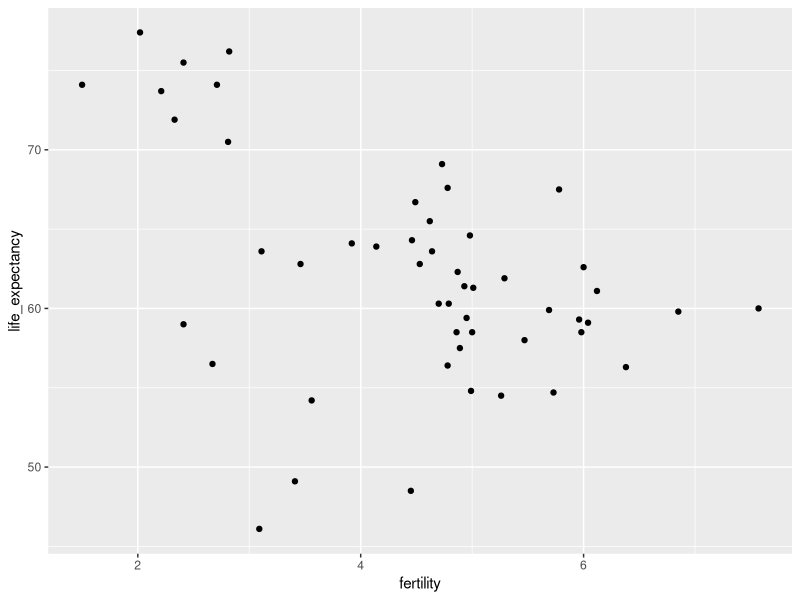
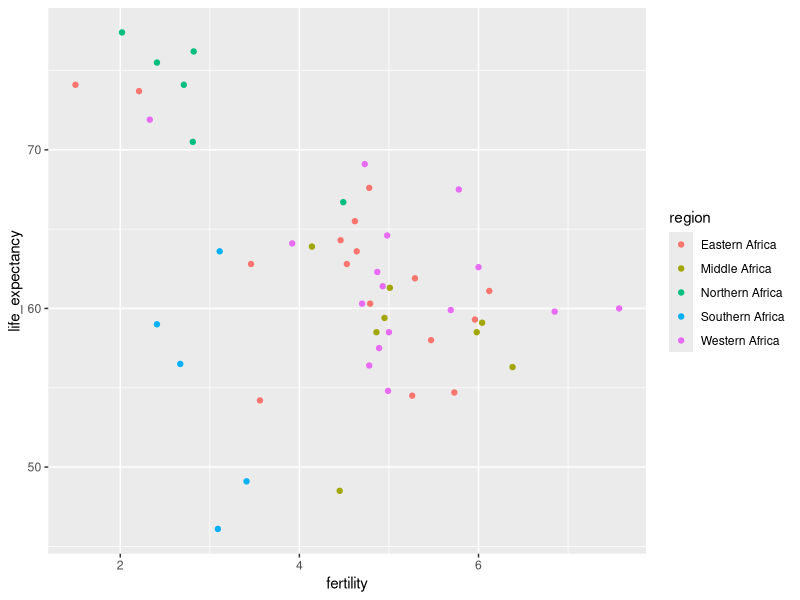
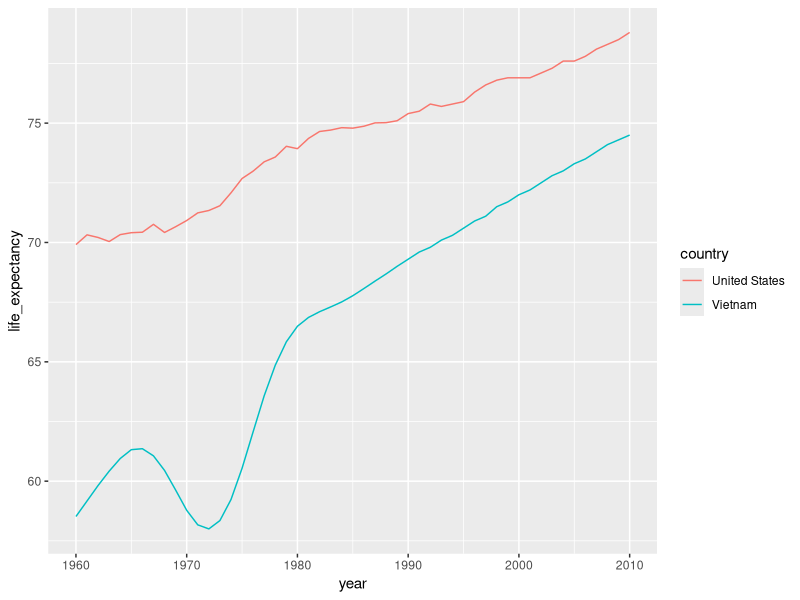
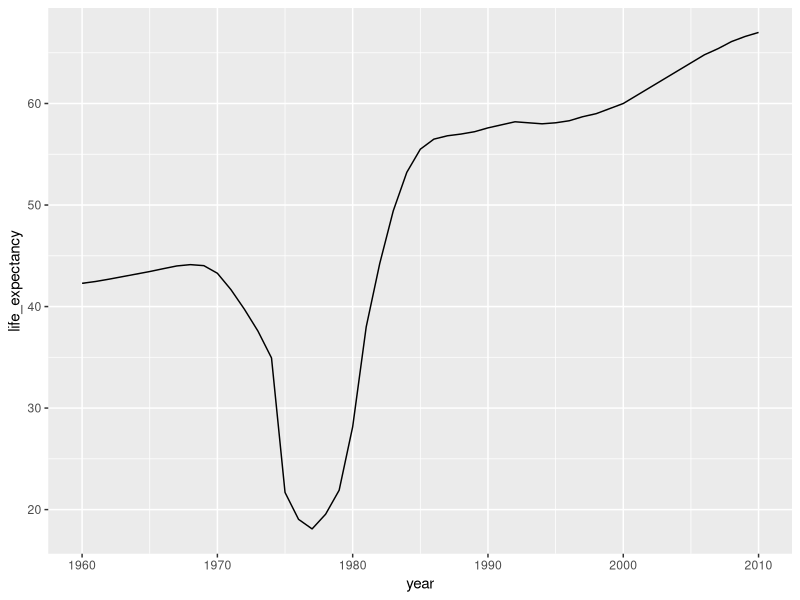
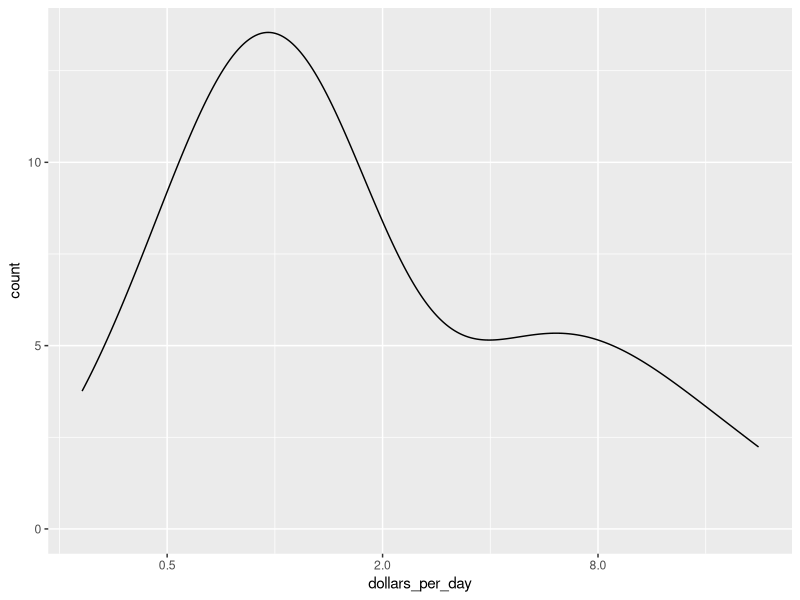
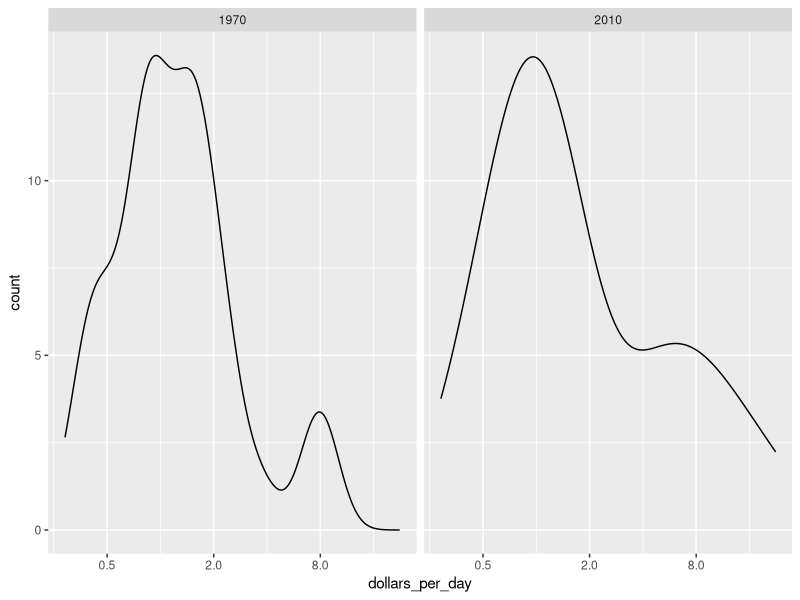
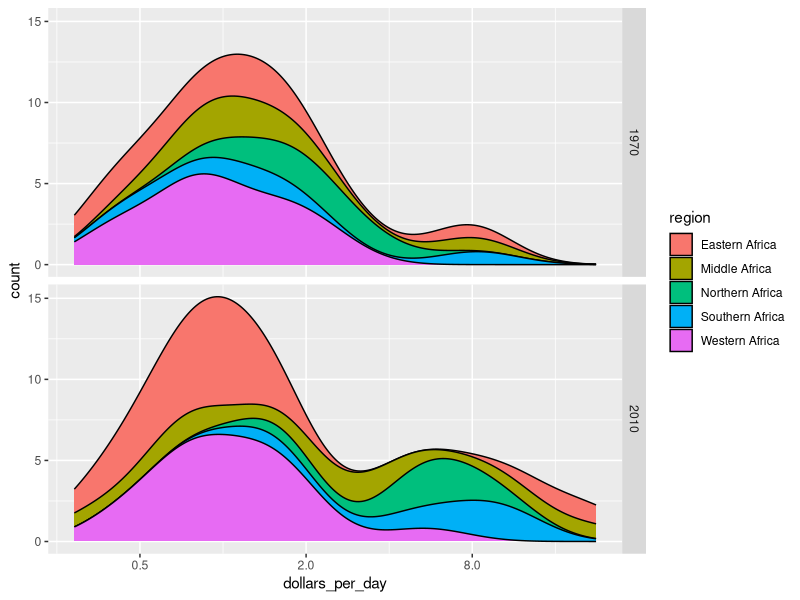
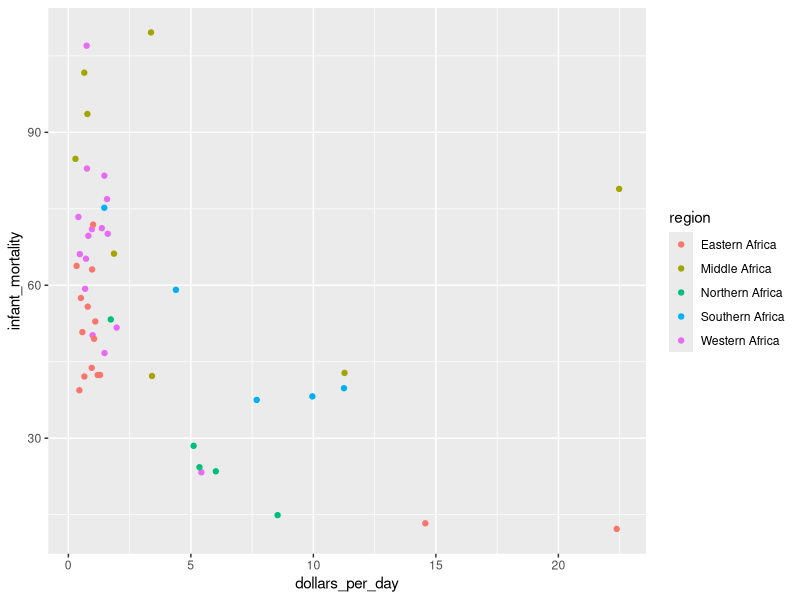

The R script that drew these images, in order:
# Exercise 1. Life expectancy vs fertility - part 1
# The Gapminder Foundation (www.gapminder.org) is a non-profit organization based in 
# Sweden that promotes global development through the use of statistics that can 
# help reduce misconceptions about global development.
# 
# Using ggplot and the points layer, create a scatter plot of life expectancy 
# versus
# fertility for the African continent in 2012.
# Remember that you can use the R console to explore the gapminder dataset to 
# figure
# out the names of the columns in the dataframe.
# In this exercise we provide parts of code to get you going. You need to fill 
# out 
# what is missing. But note that going forward, in the next exercises, 
# you will be required to write most of the code.

  library(dplyr)
  library(ggplot2)
  library(dslabs)
  data(gapminder)
## fill out the missing parts in filter and aes
  gapminder %>% filter(continent=="Africa" & year==2012 ) %>% ggplot(aes( fertility,life_expectancy )) +  
    geom_point()
###########################
  
# Exercise 2. Life expectancy vs fertility - part 2 - coloring your plot
# Note that there is quite a bit of variability in life expectancy and fertility 
# with some African countries having very high life expectancies. 
# There also appear to be three clusters in the plot.

# Remake the plot from the previous exercises but this time use color to 
# distinguish the different regions of Africa to see if this explains the 
# clusters. 
# Remember that you can explore the gapminder data to see how the regions of 
# Africa are labeled in the data frame!
# Use color rather than col inside your ggplot call - while these two forms are 
# equivalent in R, the grader specifically looks for color.
  
  library(dplyr)
  library(ggplot2)
  library(dslabs)
  data(gapminder)
  gapminder %>% filter(continent=="Africa" & year==2012 ) %>% 
    ggplot(aes( fertility,life_expectancy, color=region )) +  
    geom_point()
#######################
  
# Exercise 3. Life expectancy vs fertility - part 3 - selecting country and 
# region, While many of the countries in the high life expectancy/low fertility 
# cluster are from Northern Africa, three countries are not.
  
# Create a table showing the country and region for the African countries 
#(use select) that in 2012 had fertility rates of 3 or less and life expectancies
# of at least 70.
# Assign your result to a data frame called df.
  
  library(dplyr)
  library(dslabs)
  data(gapminder)
  df<-  gapminder %>% filter(continent=="Africa" & year==2012 & fertility<=3 & life_expectancy>=70 ) %>% 
    select(country, region)
  df
##########################
# Exercise 4. Life expectancy and the Vietnam War - part 1
# The Vietnam War lasted from 1955 to 1975. Do the data support war having 
# a negative effect on life expectancy? We will create a time series plot that 
# covers the period from 1960 to 2010 of life expectancy for Vietnam and the 
# United States, using color to distinguish the two countries. In this start we 
# start the analysis by generating a table.
# Use filter to create a table with data for the years from 1960 to 2010 in 
# Vietnam and the United States.
# Save the table in an object called tab.
  
  library(dplyr)
  library(dslabs)
  data(gapminder)
  countries<- c("Vietnam", "United States")
  tab<-gapminder%>% filter(country %in%countries, year>=1960 & year<=2010)
  tab
#############################
  
# Exercise 5. Life expectancy and the Vietnam War - part 2
# Now that you have created the data table in Exercise 4, it is time to plot the
# data for the two countries.
# Use geom_line to plot life expectancy vs year for Vietnam and the United States 
# and save the plot as p. The data table is stored in tab.
# Use color to distinguish the two countries.
# Print the object p.

  p <- tab%>% ggplot(aes(year,life_expectancy, color=country))+
    geom_line()
  p
  
#############################
  
# Exercise 6. Life expectancy in Cambodia
# Cambodia was also involved in this conflict and, after the war, Pol Pot and 
# his communist Khmer Rouge took control and ruled Cambodia from 1975 to 1979. 
# He is considered one of the most brutal dictators in history. Do the data 
# support this claim?
# Use a single line of code to create a time series plot from 1960 to 2010 of 
# life expectancy vs year for Cambodia.

  library(dplyr)
  library(ggplot2)
  library(dslabs)
  data(gapminder)
  gapminder%>%filter(country=="Cambodia" & year>=1960 & year<=2010)%>% 
    ggplot(aes(year,life_expectancy))+geom_line()
################################
  
# Exercise 7. Dollars per day - part 1
# Now we are going to calculate and plot dollars per day for African countries 
# in 2010 using GDP data.
# In the first part of this analysis, we will create the dollars per day 
# variable.
# Use mutate to create a dollars_per_day variable, which is defined as 
# gdp/population/365.
# Create the dollars_per_day variable for African countries for the year 2010.
# Remove any NA values.
# Save the mutated dataset as daydollars.
  
  library(dplyr)
  library(dslabs)
  data(gapminder)
  daydollars <- gapminder%>%
    mutate(dollars_per_day=gdp/population/365)%>%
    filter(continent=="Africa", year==2010, !is.na(gdp))
  daydollars
#############################
 
# Exercise 8. Dollars per day - part 2
# Now we are going to calculate and plot dollars per day for African countries 
# in 2010 using GDP data.
# In the second part of this analysis, we will plot the smooth density plot 
# using a log (base 2) x axis.
 
# The dataset including the dollars_per_day variable is preloaded as daydollars.
# Create a smooth density plot of dollars per day from daydollars.
# Use scale_x_continuous to change the x-axis to a log (base 2) scale.

  p<- daydollars%>% 
    ggplot(aes(dollars_per_day,y = ..count..))+
    geom_density()+
    scale_x_continuous(trans = "log2")
  p
  
################################
# Exercise 9. Dollars per day - part 3 - multiple density plots
# Now we are going to combine the plotting tools we have used in the past two 
# exercises to create density plots for multiple years.
#   
# Create the dollars_per_day variable as in Exercise 7, but for African 
# countries in the years 1970 and 2010 this time.
# Make sure you remove any NA values.
# Create a smooth density plot of dollars per day for 1970 and 2010 using 
# a log (base 2) scale for the x axis.
# Use facet_grid to show a different density plot for 1970 and 2010.
  
  library(dplyr)
  library(ggplot2)
  library(dslabs)
  data(gapminder)
  
  daydollars <- gapminder%>%
    filter(continent=="Africa", year %in% c(1970,2010), !is.na(gdp))%>%
    mutate(dollars_per_day=gdp/population/365)
  
  p <- daydollars %>%
    ggplot(aes(dollars_per_day, y = ..count..)) +
    geom_density() +
    scale_x_continuous(trans = "log2") +
    facet_grid(. ~ year)
  p  
  
  
# Exercise 10. Dollars per day - part 4 - stacked density plot
# Now we are going to edit the code from Exercise 9 to show a stacked density 
# plot of each region in Africa.
  
# Much of the code will be the same as in Exercise 9:
# Create the dollars_per_day variable as in Exercise 7, but for African 
# countries in the years 1970 and 2010 this time.
# Make sure you remove any NA values.
# Create a smooth density plot of dollars per day for 1970 and 2010 using a 
# log (base 2) scale for the x axis.
# Use facet_grid to show a different density plot for 1970 and 2010.
# Make sure the densities are smooth by using bw = 0.5.
# Use the fill and position arguments where appropriate to create the stacked 
# density plot of each region.
  
  library(dplyr)
  library(ggplot2)
  library(dslabs)
  data(gapminder)
  daydollars <- gapminder %>%
    filter(continent == "Africa", year %in% c(1970, 2010), !is.na(gdp)) %>%
    mutate(dollars_per_day = gdp/population/365)
  
  p <- daydollars %>%
    ggplot(aes(dollars_per_day, y = ..count.., fill=region)) +
    geom_density(bw = 0.5, position = "stack") +
    scale_x_continuous(trans = "log2") +
    facet_grid(year ~ .)
  p  
  
#################################
# Exercise 11. Infant mortality scatter plot - part 1
# We are going to continue looking at patterns in the gapminder dataset by 
# plotting infant mortality rates versus dollars per day for African countries.
  
# Generate dollars_per_day using mutate and filter for the year 2010 for 
# African countries.
# Remember to remove NA values.
# Store the mutated dataset in gapminder_Africa_2010.
# Make a scatter plot of infant_mortality versus dollars_per_day for countries 
# in the African continent.
# Use color to denote the different regions of Africa.
  
  library(dplyr)
  library(ggplot2)
  library(dslabs)
  data(gapminder)
  gapminder_Africa_2010 <- # create the mutated dataset
    gapminder %>% filter(continent == "Africa", year == 2010, !is.na(gdp)) %>%
    mutate(dollars_per_day = gdp/population/365)
  
  # now make the scatter plot
  p <- gapminder_Africa_2010 %>%
    ggplot(aes(dollars_per_day, infant_mortality, color = region)) +
    geom_point()
  p
  
# ############################
# Exercise 12. Infant mortality scatter plot - part 2 - logarithmic axis
# Now we are going to transform the x axis of the plot from the previous exercise.
# The mutated dataset is preloaded as gapminder_Africa_2010.
# As in the previous exercise, make a scatter plot of infant_mortality versus 
# dollars_per_day for countries in the African continent.
# As in the previous exercise, use color to denote the different regions of Africa.
# Transform the x axis to be in the log (base 2) scale.
#
  
  gapminder_Africa_2010 %>% # your plotting code here
    ggplot(aes(dollars_per_day, infant_mortality, color = region)) +
    geom_point() +
    scale_x_continuous(trans = "log2")
###############################
  
# Exercise 13. Infant mortality scatter plot - part 3 - adding labels
# Note that there is a large variation in infant mortality and dollars per day 
# among African countries.
# As an example, one country has infant mortality rates of less than 20 per 
# 1000 and dollars per day of 16, while another country has infant mortality 
# rates over 10% and dollars per day of about 1.
# In this exercise, we will remake the plot from Exercise 12 with country names 
# instead of points so we can identify which countries are which.
# The mutated dataset is preloaded as gapminder_Africa_2010.
# As in the previous exercise, make a scatter plot of infant_mortality versus 
# dollars_per_day for countries in the African continent.
# As in the previous exercise, use color to denote the different regions of 
# Africa.
# As in the previous exercise, transform the x axis to be in the log (base 2) 
# scale.
# Add a geom_text layer to display country names in addition to of points.
  
   gapminder_Africa_2010 %>% # your plotting code here
    ggplot(aes(dollars_per_day, infant_mortality, color = region, label = country)) +
    geom_point() +
    scale_x_continuous(trans = "log2") +
    geom_text()
###############################
  
# Exercise 14. Infant mortality scatter plot - part 4 - comparison of scatter 
# plots
# Now we are going to look at changes in the infant mortality and dollars per 
# day patterns African countries between 1970 and 2010.
# Generate dollars_per_day using mutate and filter for the years 1970 and 2010 
# for African countries. Remember to remove NA values.
# As in the previous exercise, make a scatter plot of infant_mortality versus 
# dollars_per_day for countries in the African continent.
# As in the previous exercise, use color to denote the different regions of 
# Africa.
# As in the previous exercise, transform the x axis to be in the log (base 2) 
# scale.
# As in the previous exercise, add a layer to display country names instead of 
# points.
# Use facet_grid to show different plots for 1970 and 2010. Align the plots 
# vertically.
  
  library(dplyr)
  library(ggplot2)
  library(dslabs)
  data(gapminder)
  daydollars <- gapminder %>%
    filter(continent == "Africa", year %in% c(1970, 2010), !is.na(gdp), !is.na(infant_mortality)) %>%
    mutate(dollars_per_day = gdp/population/365)
  
  p <- daydollars %>%
    ggplot(aes(dollars_per_day, infant_mortality, color = region, label = country)) +
    geom_point() +
    scale_x_continuous(trans = "log2") +
    geom_text()+
    facet_grid(year ~ .)
  p  
  
